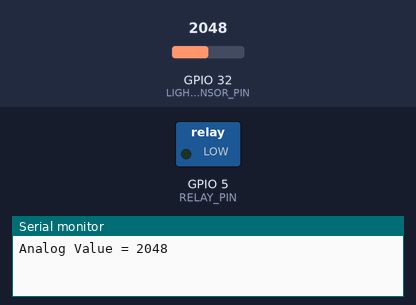
Bench run of a sketch on a simulated ESP32. Parts: switched loads named in the sketch (green lamp = pin HIGH), the last lines printed to the serial monitor. The test bench sets the inputs (shaded band); at power-on: GPIO 32 (LIGHT_SENSOR_PIN) = 2048. WiFi joins after 1.5 s; servers stay silent unless stated.

Above: at 3.0 s.
3.1 s: GPIO 32 (LIGHT_SENSOR_PIN) set to 548
5.0 s: GPIO 32 (LIGHT_SENSOR_PIN) set to 472
At 6.7 s:
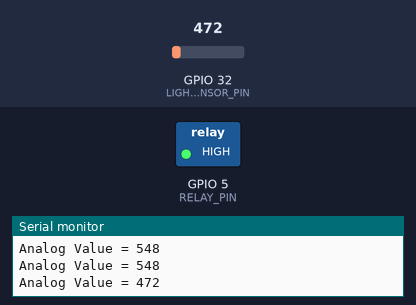
7.3 s: GPIO 32 (LIGHT_SENSOR_PIN) set to 540
At 8.3 s:
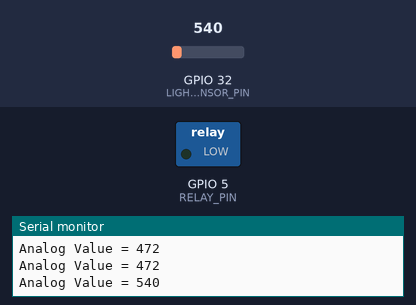
9.3 s: GPIO 32 (LIGHT_SENSOR_PIN) set to 491
At 11.0 s:
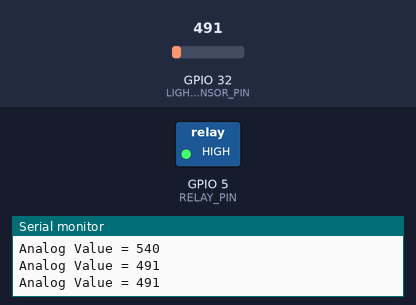
Timing chart, 0 to 12.3 s (numbered marks = the images above; inputs shaded):
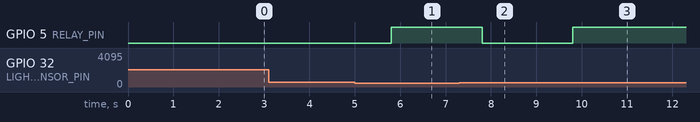

The sketch:

kegiatan.ino
```cpp
#define BLYNK_PRINT Serial
#include <WiFi.h>
#include <WiFiClient.h>
#include <BlynkSimpleEsp32.h>

#define BLYNK_TEMPLATE_ID "TMPL65idlpZTT"
#define BLYNK_TEMPLATE_NAME "Praktikum"
#define BLYNK_AUTH_TOKEN "H9K9Q-q8THCuHlojeFT1r__kJUjcugHX"
#define LIGHT_SENSOR_PIN 32
#define RELAY_PIN 5

BlynkTimer timer;

// Konfigurasi nama hotspot/SSID beserta password
char auth[] = BLYNK_AUTH_TOKEN;
char ssid[] = "Test";
char pass[] = "TestEsp32";

bool manualControl = false; // Flag untuk kontrol manual

void send_data() {
  int analogValue = analogRead(LIGHT_SENSOR_PIN);
  Serial.print("Analog Value = ");
  Serial.println(analogValue);

  // Kirim nilai keadaan cahaya ke Blynk
  Blynk.virtualWrite(V0, analogValue);

  // Berdasarkan nilai cahaya, tentukan keadaan dan kirim ke Blynk
  if (analogValue < 500) {
    Blynk.virtualWrite(V2, "Gelap"); // Status cahaya

    // Jika kontrol manual tidak aktif, nyalakan lampu secara otomatis
    if (!manualControl) {
      digitalWrite(RELAY_PIN, HIGH); // Nyalakan lampu
      Blynk.virtualWrite(V1, HIGH); // Update tombol Blynk menjadi ON
    }
  } else {
    Blynk.virtualWrite(V2, "Terang"); // Status cahaya

    // Jika kontrol manual tidak aktif, matikan lampu secara otomatis
    if (!manualControl) {
      digitalWrite(RELAY_PIN, LOW); // Matikan lampu
      Blynk.virtualWrite(V1, LOW); // Update tombol Blynk menjadi OFF
    }
  }
}

void setup() {
  Serial.begin(9600);
  pinMode(RELAY_PIN, OUTPUT);

  Blynk.begin(auth, ssid, pass, "blynk.cloud", 80);
  timer.setInterval(1000L, send_data);
}

void loop() {
  Blynk.run();
  timer.run();
}

// Fungsi dipanggil saat tombol on/off di Blynk ditekan
BLYNK_WRITE(V1) {
  int relayState = param.asInt();

  if (manualControl) {
    digitalWrite(RELAY_PIN, relayState);
  }
}

// Fungsi dipanggil saat tombol kontrol manual diaktifkan atau dinonaktifkan
BLYNK_WRITE(V3) {
  manualControl = param.asInt();
  if (!manualControl) {
    // Jika kontrol manual dinonaktifkan, sesuaikan relay berdasarkan kondisi cahaya
    send_data();
  }
}
```

Measured:
- the behaviour switches between 500 and 499 on GPIO 32 (LIGHT_SENSOR_PIN) (found by bisection; images 0 and 1)
- after the input at 5.0 s, GPIO 5 (RELAY_PIN): LOW → HIGH after 0.80 s
- after the input at 7.3 s, GPIO 5 (RELAY_PIN): HIGH → LOW after 0.50 s
- after the input at 9.3 s, GPIO 5 (RELAY_PIN): LOW → HIGH after 0.50 s
